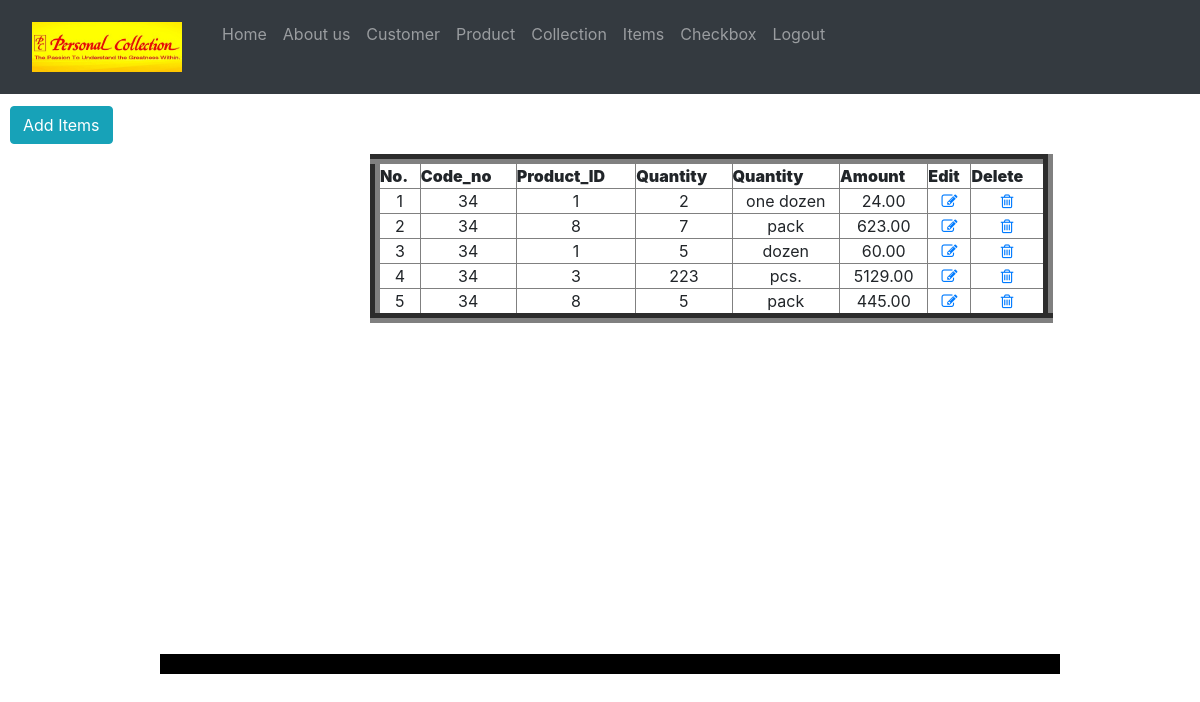
The page /viewitems.php (signed in) on the database its author committed.
### tables this page shows
CREATE TABLE `collection_items` (
  `Code_no` int(11) NOT NULL,
  `Product_ID` int(11) NOT NULL,
  `Quantity` int(11) NOT NULL,
  `Unit` varchar(100) NOT NULL,
  `Amount` decimal(10,2) NOT NULL
);

### viewitems.php (the view, shortened to what this page needs)
<?php
require('db.php');
?>
<!DOCTYPE html>
<html>
<head>
<link rel="stylesheet" href="bootstrap/css/bootstrap.min.css">
<link rel="stylesheet" href="style.css" />
<link rel="stylesheet" href="https://cdnjs.cloudflare.com/ajax/libs/font-awesome/4.7.0/css/font-awesome.min.css">
</head>
<body>
<nav class="navbar fixed-top navbar-expand-lg navbar-dark bg-dark fixed-top">
      <div class="container-responsive">
        <div class="collapse navbar-collapse" id="navbarResponsive" >
          <ul class="navbar-nav ml-auto">
            <a class="navbar-brand" href="home.html">
			<img src="logo.jpg" style="float:left;" width="150" height="50" alt=""></a>
            <li class="nav-item ">
              <a class="nav-link " href="home.php" >
               Home
              </a>
            </li>
			<li class="nav-item ">
              <a class="nav-link " href="aboutus.php" >
               About us
              </a>
            </li>
			<li class="nav-item ">
              <a class="nav-link " href="addcustomer.php" >
              Customer
              </a>
            </li>
			<li class="nav-item ">
              <a class="nav-link " href="addproducts.php" >
               Product
              </a>
            </li>
			<li class="nav-item ">
              <a class="nav-link " href="addcollection.php" >
               Collection
              </a>
            </li><li class="nav-item ">
              <a class="nav-link " href="additems.php" >
               Items
              </a>
			  </li><li class="nav-item ">
              <a class="nav-link " href="checkbox.php" >
               Checkbox
              </a>
            </li><li class="nav-item ">
              <a class="nav-link " href="logout.php" >
               Logout
              </a>
            </li>
          </ul>
        </div>
    </nav>
	<br/><br/><br/><br/>
	<a href="additems.php" class="btn btn-info" role="button">Add Items</a>
	<div class="main">
	<center><div class="main w-75">
	<div class="form">
	<div class="row" >
		<br><br><br>
		<div class="column" style="; margin-left:220px;">
			<table width="150%" border="10" align="left" style="; background-color:white;">
				<thead>
				<tr>
				<th><strong>No.</strong></th>
				<th><strong>Code_no</strong></th>
				<th><strong>Product_ID</strong></th>
				<th><strong>Quantity</strong></th>
				<th><strong>Quantity</strong></th>
				<th><strong>Amount</strong></th>
				<th><strong>Edit</strong></th>
				<th><strong>Delete</strong></th>
				</tr>
				</thead>
				<tbody>
				<?php
		$count=1;
		$sel_query="SELECT * FROM collection_items";
		$result = mysqli_query($con,$sel_query);
		while($row = mysqli_fetch_assoc($result)) { ?>
			<tr><td align="center"><?php echo $count; ?></td>
				<td align="center"><?php echo $row["Code_no"]; ?></td>
				<td align="center"><?php echo $row["Product_ID"]; ?></td>
				<td align="center"><?php echo $row["Quantity"]; ?></td>
				<td align="center"><?php echo $row["Unit"]; ?></td>
				<td align="center"><?php echo $row["Amount"]; ?></td>
				<td align="center">
			<a href="edititems.php?id=<?php echo $row["Code_no"]; ?>"><i class="fa fa-edit"></i></a>
			</td>
			<td align="center">
			<a href="deleteitems.php?id=<?php echo $row["Code_no"]; ?>"><i class="fa fa-trash-o"></i></a>
				</td>
					</tr>
			<?php $count++; } ?>
				</tbody>
				</table>
			</div>
		</div>
		<div class="footer">
		</div>
</body>
</html>

### style.css (style rules this page uses)
* { margin: 0px; padding: 0px; }
.navbar { overflow: hidden; background-color: #333; }
.navbar a { float: left; font-size: 16px; color: white; text-align: center; padding: 14px 16px; text-decoration: none; }

### viewitems.php (style rules this page uses)
body { margin:10px; padding:0px; width:100%; height:100%; }
.column { float: left; width: 50.00%; padding: 5px; height: 500px; margin: 5px; }
.row:after { content: ""; display: table; clear: both; }
.footer { background-color: black; padding: 10px; text-align: center; }

### rows shown on the page
collection_items: Code_no "34", Product_ID "1", Quantity "2", Unit "one dozen", Amount "24.00"
collection_items: Code_no "34", Product_ID "8", Quantity "7", Unit "pack", Amount "623.00"
collection_items: Code_no "34", Product_ID "1", Quantity "5", Unit "dozen", Amount "60.00"
collection_items: Code_no "34", Product_ID "3", Quantity "223", Unit "pcs.", Amount "5129.00"
collection_items: Code_no "34", Product_ID "8", Quantity "5", Unit "pack", Amount "445.00"
